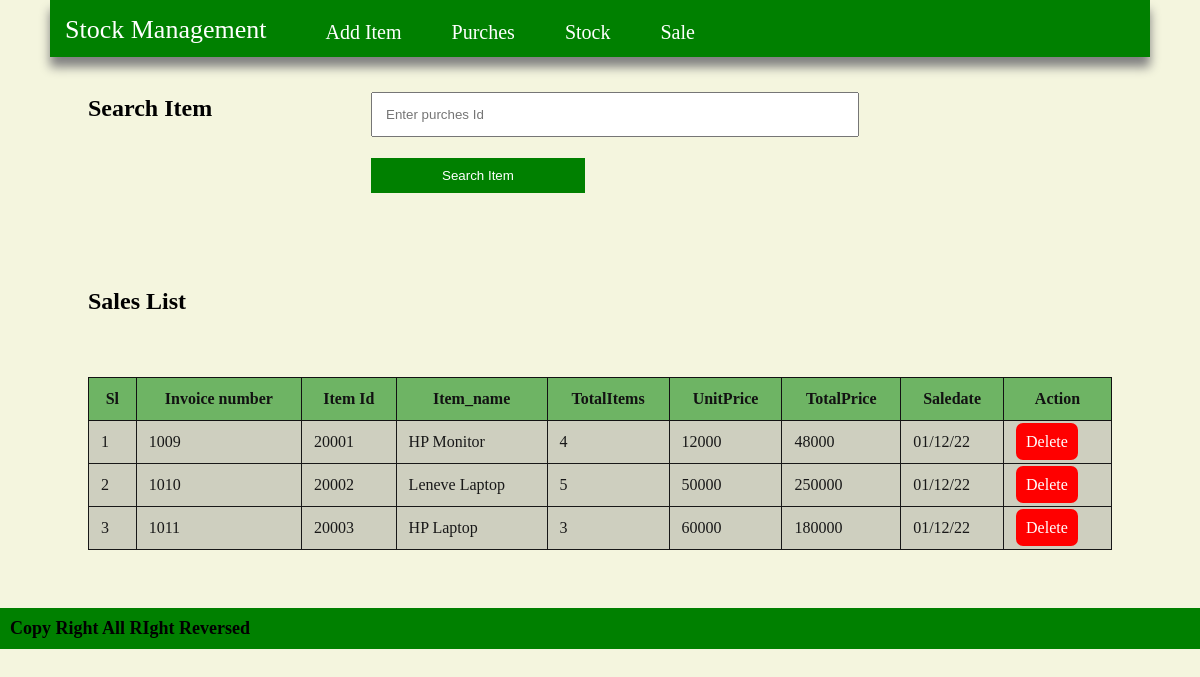
Page /sale.php on the committed database.
### tables this page shows
CREATE TABLE `sale` (
  `invoicenumber` int(200) NOT NULL,
  `item_id` varchar(200) NOT NULL,
  `item_name` varchar(200) NOT NULL,
  `totalItems` varchar(200) NOT NULL,
  `unitPrice` varchar(200) NOT NULL,
  `totalPrice` varchar(200) NOT NULL,
  `saledate` varchar(200) NOT NULL
);

### sale.php (the view, shortened to what this page needs)
<?php
include 'databaseFile/dbContext.php';
 ?>
<?php include'header.php'; ?>
		<div class="body">
		<div class="form_body">
			<h2>Search Item</h2>
			<form action="" method="POST">
					<div class="form_field">
						<div id="search" class="input_group">
							<input id="search" type="text" name="item_id" placeholder="Enter purches Id">
							<input type="submit" name="searchbtn" value="Search Item">
						</div>
					</div>
			</form>
			<form action="" name="SumForm" method="POST">
			<div class="searchItemList">
			</div>
		</form>
		<div class="itemlist">
				<h2>Sales List</h2>
				<div class="item-data">
					<table>
						<thead>
							<tr>
								<th>Sl</th>
								<th>Invoice number</th>
								<th>Item Id</th>
								<th>Item_name</th>
								<th>TotalItems</th>
								<th>UnitPrice</th>
								<th>TotalPrice</th>
								<th>Saledate</th>
								<th>Action</th>
							</tr>
						</thead>
						<tbody>
						<?php
	                          $sql8  = "SELECT * from sale";
	                            $i = 0;
	                            $result8 = mysqli_query($db, $sql8);
	                              while ($row8 = mysqli_fetch_array($result8)) {
	                              $i++;
	                          ?>
	                       <tr>
	                          <td ><?php echo $i ?></td>
	                          <td ><?php echo $row8['invoicenumber']; ?></td>
	                          <td ><?php echo $row8['item_id']; ?></td>
	                          <td ><?php echo $row8['item_name']; ?></td>
	                          <td ><?php echo $row8['totalItems']; ?></td>
	                          <td ><?php echo $row8['unitPrice']; ?></td>
	                          <td ><?php echo $row8['totalPrice']; ?></td>
	                          <td ><?php echo $row8['saledate']; ?></td>
	                          <td>
	                          	<a id="deletebutton" href="sale.php?del=<?php echo $row8['invoicenumber']; ?>">Delete</a>
	                          </td>
	                          <?php } ?>
		                    </tr>
						</tbody>
					</table>
				</div>
			</div>
		</div>
	</div>
	<div class="footer">
		<h2>Copy Right All RIght Reversed</h2>
	</div>
	</div>
</body>
</html>

### header.php (shortened to what this page needs)
<!DOCTYPE html>
<html>
<head>
	<link rel="stylesheet" type="text/css" href="css/style.css">
</head>
<body>
	<div class="Main_section">
		<div class="header">
		<div class="main-menu">
			<ul>
				<li id="brand">Stock Management</li>
				<li><a href="index.php">Add Item</a></li>
				<li><a href="purches.php">Purches</a></li>
				<li><a href="stock.php">Stock</a></li>
				<li><a href="sale.php">Sale</a></li>
			</ul>
		</div>
	</div>

### css/style.css (style rules this page uses)
* { margin: 0;padding: 0; }
body { background-color: #f4f5de; }
.Main_section { width: 1100px; margin: 0 auto; }
.main-menu { background-color: green; margin: 0 auto; height: 57px; position: relative; box-shadow: 0px 10px 10px grey; }
li#brand { color: white; font-size: 26px; margin-right: 34px; }
ul { float: left; padding: 15px; }
.main-menu ul li { display: inline-flex; float: left; }
.main-menu ul li a { font-size: 20px; color: white; text-decoration: none; padding: 6px 25px; }
.form_body { padding: 38px; min-height: 399px; }
.form_field { width: 458px; margin: 0 auto; }
input[type="text"] { width: 100%; padding: 13px; margin-bottom: 21px; }
input[type="submit"] { padding: 10px 71px; background: green; border: 0px; cursor: pointer; color: white; }
#search { margin-top: -17px; }
.itemlist h2 { margin-top: 95px; }
.itemlist table, td, th { border: 1px solid; padding: 12px; }
a#deletebutton { background: red; padding: 10px; color: white; text-decoration: none; border-radius: 7px; }
.searchItemList table { width: 100%; border-collapse: collapse; margin-top: 31px; }
.searchItemList table td, th { border: 1px solid; padding: 12px; }
.searchItemList th { background: #0080008c; color: #121212; }
.searchItemList td { background: #80808054; color: #181818; }
.footer { background: green; padding: 10px; margin-top: 20px; font-size: 12px; }

### rows in the picture
sale: invoicenumber "1009", item "20001", item_name "HP Monitor", totalItems "4", unitPrice "12000", totalPrice "48000", saledate "01/12/22"
sale: invoicenumber "1010", item "20002", item_name "Leneve Laptop", totalItems "5", unitPrice "50000", totalPrice "250000", saledate "01/12/22"
sale: invoicenumber "1011", item "20003", item_name "HP Laptop", totalItems "3", unitPrice "60000", totalPrice "180000", saledate "01/12/22"
